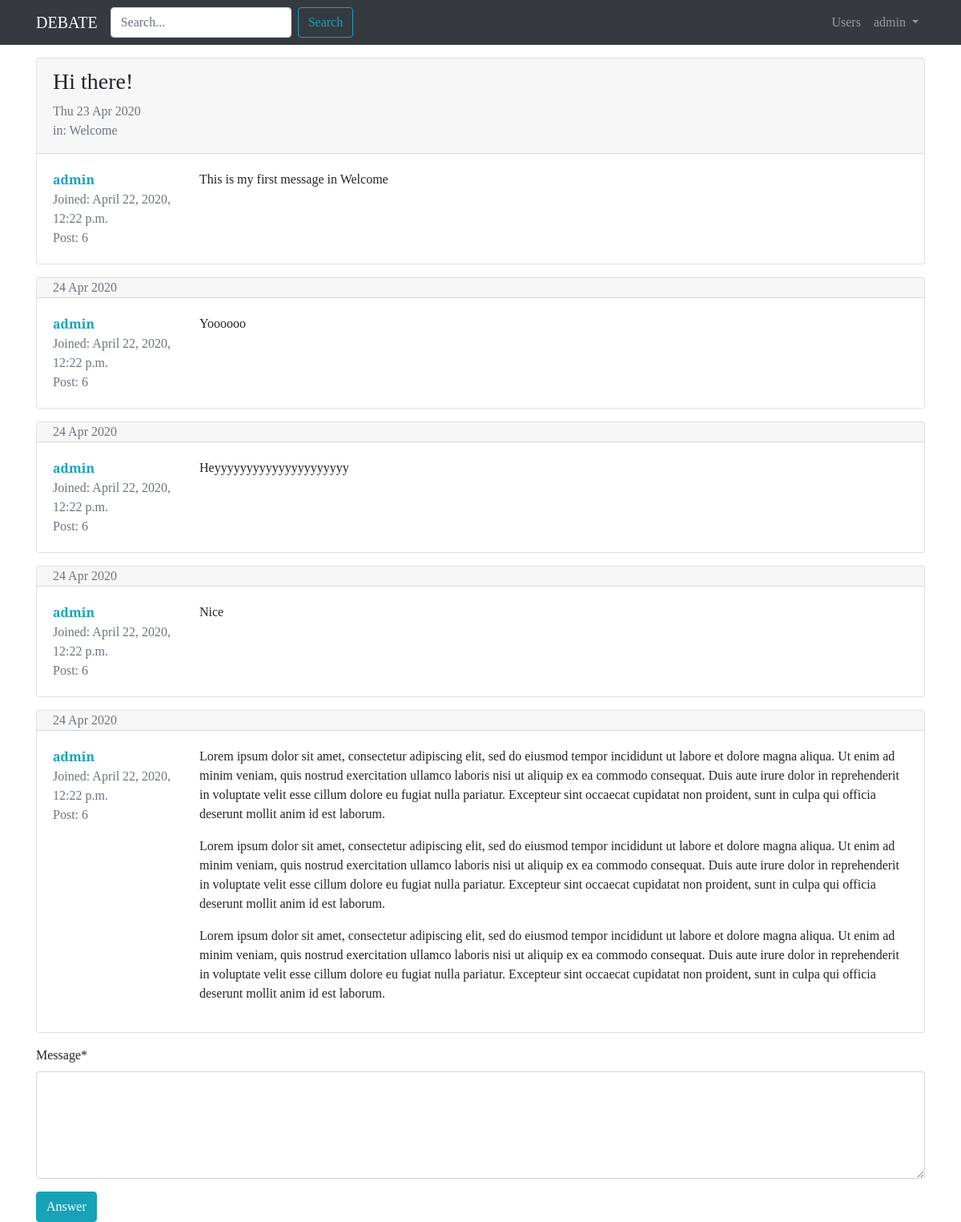
The page /forum/discussion/2 (signed in) on the database its author committed.
### forum/models.py (models this page shows, shortened)
class Discussion(models.Model):
  title = models.CharField(max_length=120)
  creation_date = models.DateTimeField(auto_now_add=True)
  author_discussion = models.ForeignKey(User, on_delete=models.CASCADE, related_name="discussions")
  belong_section = models.ForeignKey(Section, on_delete=models.CASCADE)

class Post(models.Model):
  author_post = models.ForeignKey(User, on_delete=models.CASCADE, related_name="posts")
  content = models.TextField()
  creation_date = models.DateTimeField(auto_now_add=True)
  discussion = models.ForeignKey(Discussion, on_delete=models.CASCADE)

class Section(models.Model):
  name_section = models.CharField(max_length=80)
  description = models.CharField(max_length=150, blank=True, null=True)
  logo_section = models.ImageField(blank=True, null=True)
  def __str__(self):
    return self.name_section

### forum/views.py (the view)
def visualizeDiscussion(request, pk):
  discussion = get_object_or_404(Discussion, pk=pk)
  posts_discussion = Post.objects.filter(discussion=discussion)
  form_response = PostModelForm()
  context = {"discussion": discussion,
             "posts_discussion": posts_discussion,
             "form_response": form_response
             }
  return render(request, "forum/single_discussion.html", context)

### forum/forms.py
class PostModelForm(forms.ModelForm):
    class Meta:
      model = Post
      fields = ["content"]
      widgets = {
        "content" : forms.Textarea(attrs={'rows': '5'})
      }
      labels = {
        "content" : "Message"
      }

### forum/templates/forum/single_discussion.html (shortened to what this page needs)
{% extends 'base.html' %}
{% load crispy_forms_tags %}
{% block content %}
  {% for post in posts_discussion %}
      <div class="card my-3">
      {% if forloop.first %}
          <div class="card-header pb-0">
            <h3>{{ discussion.title }}</h3>
            <p class="text-muted">{{ discussion.creation_date|date:"D d M Y" }}
            <br>in: {{ discussion.belong_section }}</p>
          </div>
      {% else %}
          <div class="card-header py-0">
            <p class="text-muted mb-0">{{ post.creation_date|date:"d M Y" }}</p>
          </div>
      {% endif %}
        <div class="card-body">
          <div class="row">
            <div class="col-xl-2 col-4">
              <p class="mb-0"><a href="{% url 'user_profile' username=post.author_post.username %}"><strong>{{ post.author_post }}</strong></a></p>
              <p class="text-muted mb-0">Joined: {{ post.author_post.date_joined }}</p>
              <p class="text-muted mb-0">Post: {{ post.author_post.posts.count }}</p>
            </div>
            <div class="col-xl-10 col-8">
              <p class="my-0">{{ post.content|linebreaks }}</p>
            </div>
          </div>
        </div>
      </div>
  {% endfor %}
  {% if request.user.is_authenticated %}
    {% include 'forum/form_response.html' %}
  {% else %}
    <div class="alert alert-info" role="alert">
      In order to join a discussion you need to <a href="{% url 'login' %}?next={{ request.get_full_path }}">Log In</a>
    </div>
  {% endif %}
{% endblock content %}

### templates/base.html (shortened to what this page needs)
{% load static %}
<!doctype html>
<html lang="en">
<head>
  <link rel="stylesheet" href="https://stackpath.bootstrapcdn.com/bootstrap/4.4.1/css/bootstrap.min.css"
>
  <link rel="stylesheet" href="{% static '/css/debate.css' %}">
</head>
<body>
  <nav class="navbar navbar-expand-lg navbar-dark bg-dark">
    <div class="container">
      <a class="navbar-brand" href="/">DEBATE</a>
      <div class="collapse navbar-collapse" id="navbarSupportedContent">
        <form class="form-inline my-2 my-lg-0">
          <input class="form-control mr-sm-2" type="search" placeholder="Search..." aria-label="Search">
          <button class="btn btn-outline-info my-2 my-sm-0" type="submit">Search</button>
        </form>
        <ul class="navbar-nav ml-auto">
          <li class="nav-item">
            <a class="nav-link" href="{% url 'user_list' %}">Users<span class="sr-only">(current)</span></a>
          </li>
          {% if request.user.is_authenticated %}
            <li class="nav-item dropdown">
              <a class="nav-link dropdown-toggle" href="#" id="navbarDropdown" role="button" data-toggle="dropdown"
                aria-haspopup="true" aria-expanded="false">
                {{ request.user.username }}
              </a>
            </li>
              {% endif %}
          </ul>
        </div>
      </div>
  </nav>
  <div class="container">
    {% block content %}
    {% endblock content %}
  </div>
</body>
</html>

### static-storage/css/debate.css (style rules this page uses)
body { font-family: 'Playfair Display', serif; }
a, a:hover { color: #17a2b8; }

### rows shown on the page
Post: author_post "admin", author_post.date_joined "April 22, 2020, 12:22 p.m.", author_post.posts.count "6", content "This is my first message in Welcome"
Discussion: title "Hi there!", creation_date "Thu 23 Apr 2020", belong_section "Welcome"
Post: creation_date "24 Apr 2020", author_post "admin", author_post.date_joined "April 22, 2020, 12:22 p.m.", author_post.posts.count "6", content "Yoooooo"
Post: creation_date "24 Apr 2020", author_post "admin", author_post.date_joined "April 22, 2020, 12:22 p.m.", author_post.posts.count "6", content "Heyyyyyyyyyyyyyyyyyyyyy"
Post: creation_date "24 Apr 2020", author_post "admin", author_post.date_joined "April 22, 2020, 12:22 p.m.", author_post.posts.count "6", content "Nice"
Post: creation_date "24 Apr 2020", author_post "admin", author_post.date_joined "April 22, 2020, 12:22 p.m.", author_post.posts.count "6", content "Lorem ipsum dolor sit amet, consectetur adipiscing elit, sed do eiusmod tempor incididunt ut labore et dolore magna aliqua. Ut enim ad minim veniam, quis nostrud exercitation ullamco laboris nisi ut aliquip ex ea commodo consequat. Duis aute irure dolor in reprehenderit in voluptate velit esse cillum dolore eu fugiat nulla pariatur. Excepteur sint occaecat cupidatat non proident, sunt in culpa qui officia deserunt mollit anim id est laborum. Lorem ipsum dolor sit amet, consectetur adipiscing elit, sed do eiusmod tempor incididunt ut labore et dolore magna aliqua. Ut enim ad minim veniam, quis nostrud exercitation ullamco laboris nisi ut aliquip ex ea commodo consequat. Duis aute irure dolor…"

### other values the page prints
{{ request.user.username }} "admin"
